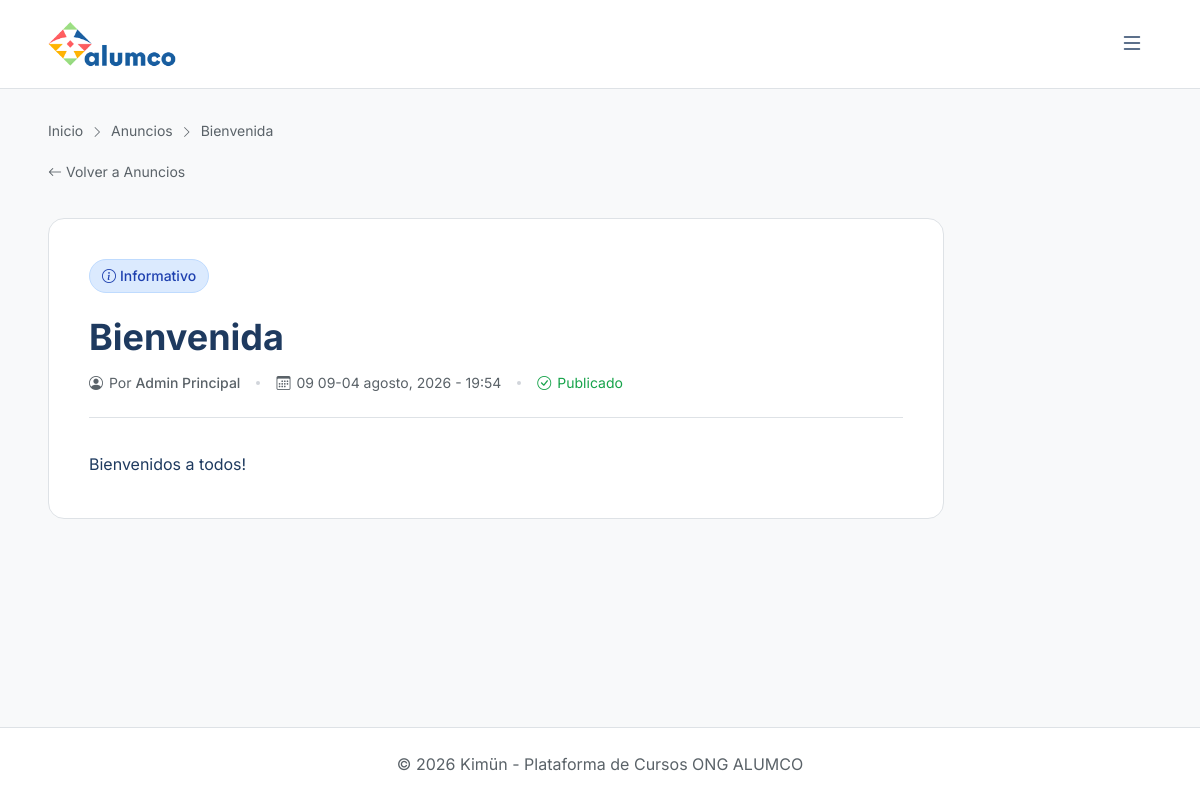
The page /anuncios/1/ (signed in) on the database its author committed.
### anuncios/models.py (models this page shows, shortened)
class Anuncio(models.Model):
    PRIORIDAD_CHOICES = [
        ('info', 'Informativo'),
        ('aviso', 'Aviso'),
        ('importante', 'Importante'),
        ('urgente', 'Urgente'),
    ]
    titulo = models.CharField(max_length=200)
    contenido = models.TextField()
    prioridad = models.CharField(max_length=15, choices=PRIORIDAD_CHOICES, default='info')
    curso = models.ForeignKey('cursos.Curso', on_delete=models.CASCADE, null=True, blank=True, related_name='anuncios')
    creado_por = models.ForeignKey(settings.AUTH_USER_MODEL, on_delete=models.CASCADE, related_name='anuncios_creados')
    publicado = models.BooleanField(default=False)  # type: ignore[reportArgumentType]
    fecha_publicacion = models.DateTimeField(null=True, blank=True)
    fecha_expiracion = models.DateTimeField(null=True, blank=True)
    fecha_creacion = models.DateTimeField(auto_now_add=True)
    class Meta:
        verbose_name = 'Anuncio'
        verbose_name_plural = 'Anuncios'
        ordering = ['-fecha_creacion']

### usuarios/models.py (models this page shows, shortened)
class Usuario(AbstractUser):
    ROL_CHOICES = [
        ('admin', 'Administrador'),
        ('docente', 'Docente'),
        ('colaborador', 'Colaborador'),
    ]
    rut = models.CharField(max_length=12, unique=True, verbose_name='RUT')
    rol = models.CharField(max_length=20, choices=ROL_CHOICES, default='colaborador')
    cargo = models.ForeignKey(
        AreaCargo,
        on_delete=models.SET_NULL,
        null=True,
        blank=True,
        related_name='usuarios'
    )
    fecha_ingreso = models.DateField(null=True, blank=True, verbose_name='Fecha de Ingreso')
    telefono = models.CharField(max_length=20, null=True, blank=True, verbose_name='Teléfono')
    especialidades_externas = models.TextField(
        null=True,
        blank=True,
        help_text='Especialidades, conocimientos o habilidades adquiridas fuera de Kimün.',
        verbose_name='Especialidades Externas'
    )
    limite_pacientes_personalizado = models.IntegerField(
        null=True,
        blank=True,
        help_text='Si se define, sobreescribe el límite del cargo del usuario.'
    )
    class Meta:
        verbose_name = 'Usuario'
        verbose_name_plural = 'Usuarios'

### anuncios/views.py (the view)
# urls.py: path('<int:pk>/', anuncio_detail, name='anuncio_detail'),
@login_required
def anuncio_detail(request, pk):
    anuncio = get_object_or_404(Anuncio.objects.select_related('curso', 'creado_por'), pk=pk)
    if request.user.rol not in ('admin', 'docente') and not anuncio.publicado:
        from django.http import HttpResponseForbidden
        return HttpResponseForbidden('No tienes permisos para ver este anuncio.')
    LecturaAnuncio.objects.get_or_create(anuncio=anuncio, usuario=request.user)
    return render(request, 'anuncios/anuncio_detail.html', {'anuncio': anuncio})

### templates/anuncios/anuncio_detail.html (shortened to what this page needs)
{% extends 'base.html' %}
{% block breadcrumbs %}
<nav class="text-sm mb-4" style="color: var(--color-text-secondary);">
    <a href="{% url 'inicio' %}" class="hover:underline">Inicio</a>
    <i class="bi bi-chevron-right text-xs mx-1"></i>
    <a href="{% url 'anuncios:anuncio_list' %}" class="hover:underline">Anuncios</a>
    <i class="bi bi-chevron-right text-xs mx-1"></i>
    <span class="truncate">{{ anuncio.titulo|truncatechars:30 }}</span>
</nav>
{% endblock %}
{% block content %}
<div class="mb-6 flex justify-between items-start gap-4 flex-wrap">
    <div>
        <a href="{% url 'anuncios:anuncio_list' %}" class="text-sm mb-3 inline-flex items-center gap-1 hover:underline" style="color: var(--color-text-secondary);">
            <i class="bi bi-arrow-left"></i> Volver a Anuncios
        </a>
    </div>
</div>
<div class="hybrid-card rounded-2xl p-6 md:p-10 mb-8 max-w-4xl">
    <div class="flex items-center gap-3 mb-6">
        {% if anuncio.prioridad == 'info' %}
            <span class="px-3 py-1.5 rounded-full text-sm font-medium bg-blue-100 text-blue-800 dark:bg-blue-900/30 dark:text-blue-400 border border-blue-200 dark:border-blue-800/50">
                <i class="bi bi-info-circle me-1"></i>Informativo
            </span>
        {% elif anuncio.prioridad == 'aviso' %}
            <span class="px-3 py-1.5 rounded-full text-sm font-medium bg-yellow-100 text-yellow-800 dark:bg-yellow-900/30 dark:text-yellow-400 border border-yellow-200 dark:border-yellow-800/50">
                <i class="bi bi-exclamation-triangle me-1"></i>Aviso
            </span>
        {% elif anuncio.prioridad == 'importante' %}
            <span class="px-3 py-1.5 rounded-full text-sm font-medium bg-orange-100 text-orange-800 dark:bg-orange-900/30 dark:text-orange-400 border border-orange-200 dark:border-orange-800/50">
                <i class="bi bi-exclamation-circle me-1"></i>Importante
            </span>
        {% elif anuncio.prioridad == 'urgente' %}
            <span class="px-3 py-1.5 rounded-full text-sm font-medium bg-red-100 text-red-800 dark:bg-red-900/30 dark:text-red-400 border border-red-200 dark:border-red-800/50">
                <i class="bi bi-bell-fill me-1"></i>Urgente
            </span>
        {% endif %}
    </div>
    <h1 class="text-3xl md:text-4xl font-bold mb-4" style="color: var(--color-text);">
        {{ anuncio.titulo }}
    </h1>
    <div class="flex flex-wrap items-center gap-4 text-sm mb-8 pb-6 border-b" style="color: var(--color-text-secondary); border-color: var(--color-border);">
        <div class="flex items-center gap-1.5">
            <i class="bi bi-person-circle"></i>
            <span>Por <span class="font-medium">{{ anuncio.creado_por.get_full_name|default:anuncio.creado_por.username }}</span></span>
        </div>
        <div class="hidden sm:block w-1 h-1 rounded-full bg-gray-300 dark:bg-gray-600"></div>
        <div class="flex items-center gap-1.5">
            <i class="bi bi-calendar3"></i>
            <span>{{ anuncio.fecha_creacion|date:"d de F, Y - H:i" }}</span>
        </div>
        {% if anuncio.publicado %}
            <div class="hidden sm:block w-1 h-1 rounded-full bg-gray-300 dark:bg-gray-600"></div>
            <div class="flex items-center gap-1.5 text-green-600 dark:text-green-400">
                <i class="bi bi-check-circle"></i>
                <span>Publicado</span>
            </div>
        {% else %}
            <div class="hidden sm:block w-1 h-1 rounded-full bg-gray-300 dark:bg-gray-600"></div>
            <div class="flex items-center gap-1.5 text-gray-500">
                <i class="bi bi-eye-slash"></i>
                <span>Borrador</span>
            </div>
        {% endif %}
    </div>
    <div class="prose max-w-none dark:prose-invert" style="color: var(--color-text);">
        {{ anuncio.contenido|linebreaks }}
    </div>
</div>
{% endblock %}

### static/css/kimun.css (style rules this page uses)
:root { --space-xs: 0.25rem; --space-sm: 0.5rem; --space-md: 1rem; --space-lg: 1.5rem; --space-xl: 2rem; --space-2xl: 3rem; --space-3xl: 4rem; --radius-sm: 0.25rem; --radius-md: 0.75rem; --radius-lg: 1rem; --radius-xl: 1.5rem; --radius-asymmetric: 1rem 0.25rem 1rem 0.25rem; --shadow-sm: 0 1px 2px color-mix(in srgb, var(--color-text) 8%, transparent); --shadow-md: 0 4px 6px -1px color-mix(in srgb, var(--color-text) 12%, transparent); --shadow-lg: 0 10px 40px -10px color-mix(in srgb, var(--color-text) 18%, transparent); --transition-fast: 0.15s ease; --transition-normal: 0.2s ease; --transition-slow: 0.3s ease; }

### templates/base.html (style rules this page uses)
body { font-family: "Inter", sans-serif; font-size: 18px; }
[data-theme="light"] { --color-bg: #f8f9fa; --color-surface: #ffffff; --color-surface-raised: #f3f4f6; --color-primary: #1e3a5f; --color-primary-hover: #2d5a87; --color-accent: #f57c00; --color-text: #1e3a5f; --color-text-secondary: #5a6268; --color-border: #dee2e6; --color-card-hover: #f1f5f9; --color-success: #166534; --color-success-bg: rgba(22, 163, 74, 0.15); --color-info: #2563eb; --color-info-bg: rgba(37, 99, 235, 0.15); --color-warning: #92400e; --color-warning-bg: rgba(217, 119, 6, 0.15); --color-purple: #9333ea; --color-purple-bg: rgba(147, 51, 234, 0.15); --color-pink: #db2777; --color-pink-bg: rgba(219, 39, 119, 0.15); --gradient-start: #1e3a5f; --gradient-end: #3b82f6; }
body { background-color: var(--color-bg); color: var(--color-text); }
.hybrid-card { background-color: var(--color-surface); border: 1px solid var(--color-border); transition: all 0.3s ease; }

### rows shown on the page
Anuncio: titulo "Bienvenida", creado_por.get_full_name "Admin Principal", fecha_creacion "09 09-04 agosto, 2026 - 19:54", contenido "Bienvenidos a todos!"
